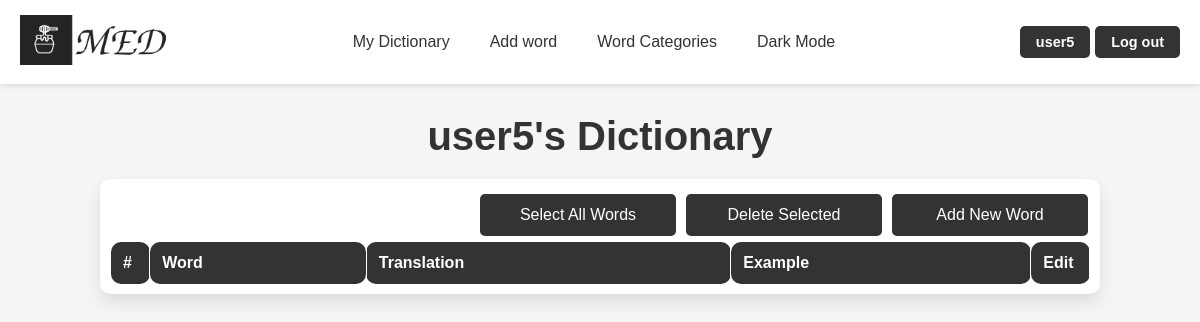
Page /words/ (signed in) on the earlier database version.
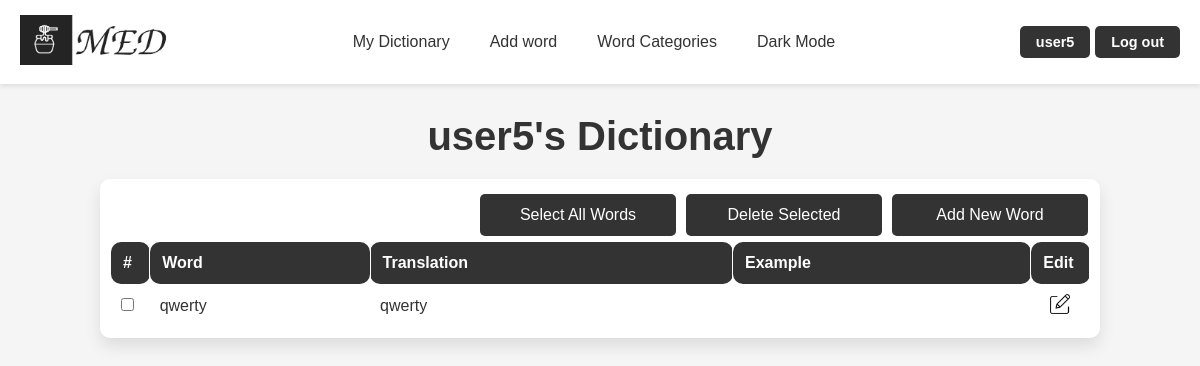
Same page on the later database version.
### med/models.py (models this page shows, shortened)
class Word(models.Model):
    word = models.CharField(max_length=100)
    translation = models.CharField(max_length=100)
    example = models.TextField(blank=True)
    time_create = models.DateTimeField(auto_now_add=True)
    time_update = models.DateTimeField(auto_now=True)
    user = models.ForeignKey(User, on_delete=models.CASCADE)
    class Meta:
        ordering = ['-time_create', 'word']
        indexes = [
            models.Index(fields=['-time_create'])
        ]

### med/views.py (the view)
# urls.py: path('words/', views.WordListView.as_view(), name='words'),
@method_decorator(login_required, name='dispatch')
class WordListView(ListView):
    paginate_by = 25
    model = Word
    template_name = 'med/words.html'
    context_object_name = 'words'
    def get_context_data(self, **kwargs):
        context = super().get_context_data(**kwargs)
        context['title'] = f"{self.request.user.username}'s Dictionary"
        return context
    def get_queryset(self):
        return Word.objects.filter(user=self.request.user)

### med/templates/med/words.html (shortened to what this page needs)
{% extends 'base.html' %}
{% load static %}
{% block content %}
<h1>{{title}}</h1>
<div class="word_table_container">
    <div class="buttons">
        <a href="#" onclick="selectAllWords(); return false;">Select All Words</a>
        <a href="#" onclick="deleteSelectedWords(); return false;">Delete Selected</a>
        <a href="{% url 'addword' %}">Add New Word</a>
    </div>
    <table class="word_table">
        <thead>
            <tr>
                <th class="checboxes">#</th>
                <th>Word</th>
                <th>Translation</th>
                <th>Example</th>
                <th class="edit">Edit</th>
            </tr>
        </thead>
        <tbody>
            {% for word in words %}
                <tr>
                    <td><input type="checkbox" name="word_checkbox" value="{{ word.id }}"></td>
                    <td>{{ word.word }}</td>
                    <td>{{ word.translation }}</td>
                    <td>{{ word.example }}</td>
                    <td class="img_td"><a href="{% url 'edit_word' word.id %}"><img class="edit_img" src="{% static 'med/img/features/edit_light.png' %}" data-light-src="{% static 'med/img/features/edit_light.png' %}" data-dark-src="{% static 'med/img/features/edit_dark.png' %}" alt="Edit img"></a></td>
                </tr>
            {% endfor %}
        </tbody>
    </table>
</div>
{% endblock %}

Differences in the rows shown:
added Word: word "qwerty", translation "qwerty"
